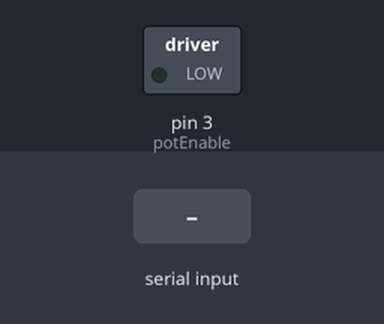
The sketch below on a simulated Arduino Uno, built with avr-gcc and run on an emulated ATmega328P. Parts: switched loads named in the sketch (green lamp = pin HIGH). The test bench sets the inputs (shaded band).

Above: at 1.2 s.
1.3 s: "1" received over Serial
At 3.5 s:
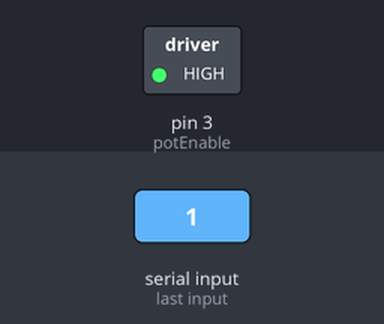
3.8 s: "0" received over Serial
At 5.2 s:
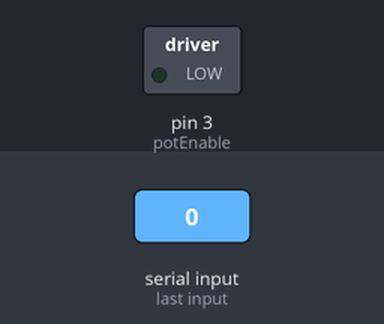
Timing chart, 0 to 6.8 s (numbered marks = the images above; inputs shaded):
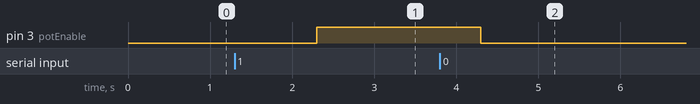

The sketch:

motor_paint.ino
```cpp
#define potEnable 3

int readIn = 0;

void setup(){
  Serial.begin(38400);
  pinMode(potEnable, OUTPUT);

}


void loop(){
  if(Serial.available()>0)
  {
    readIn = Serial.read();
  }

  if(readIn == '1') {
    delay(1000);
    digitalWrite(potEnable, HIGH);
  }

  else if(readIn == '0'){
    digitalWrite(potEnable, LOW);
  }

  else if(readIn == '2'){
    digitalWrite(potEnable, HIGH);
    delay(1100);
    digitalWrite(potEnable, LOW);
    readIn = '0';
  }
}
```

Measured:
- after the input at 1.3 s, pin 3 (potEnable): LOW → HIGH after 1.0 s
- after the input at 3.8 s, pin 3 (potEnable): HIGH → LOW after 0.50 s
